Frame 1 (no input): blank canvas, image omitted
Frame 60 (the mouse pressed at the canvas centre just before this capture): blank canvas, image omitted
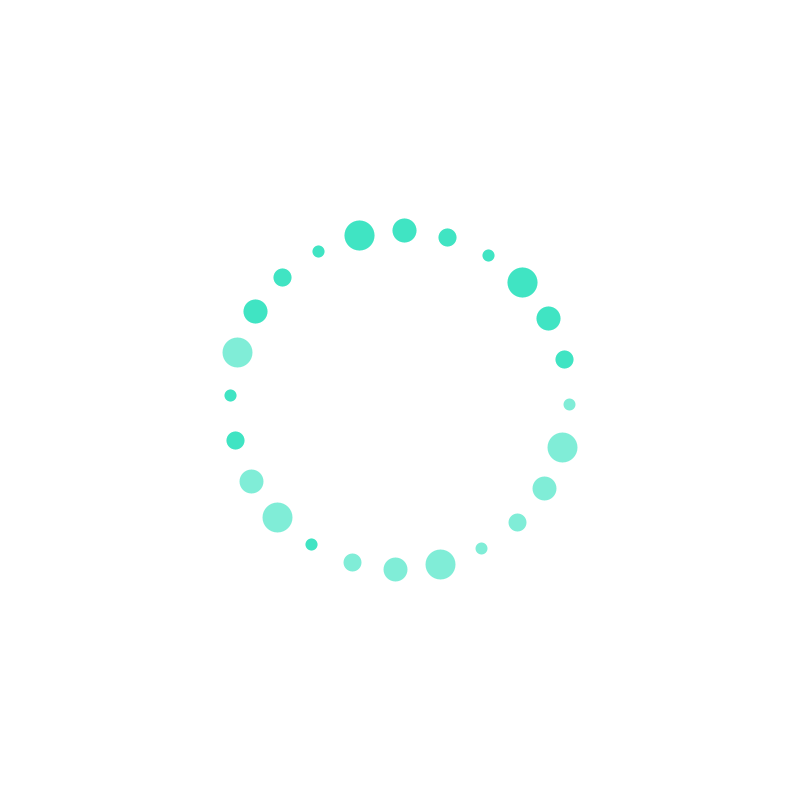
Frame 120 (the mouse held since frame 60 and released just before this capture)

The Processing sketch whose frames 1 and 60 were blank and that drew this single picture after the mouse press (run headless with seeded random() and noise(); from frame 60 on, the mouse is pressed at the canvas centre):

// Processing sketch: processing_43442
// ── processing_43442.pde

float x, y;
float radius;
float angle = 0.0;
int centX = 0; 
int centY = 0;

void setup() {
  size(800, 800);
  smooth();
}

void draw() {
  background(255);
  
  translate(width/2, height/2);
  
  float circleAlpha = map(mouseX, 0, width, 0, 255);
  float circleScale = map(mouseX, 0, width, 0, 1.2);
  scale(circleScale);
  
  rotate(angle);
  angle += -.002;
  
  for (float ang = -90; ang <= 360; ang += 60) {
    float radius = dist(width/2, height/2, 600, 600);
    float rad = radians(ang);
    x = centX + (radius * cos(rad)); 
    y = centY + (radius * sin(rad));
    stroke(0, 218, 174, circleAlpha);
    strokeWeight(50);
    point(x, y);
  }

  for (float ang = -135; ang <= 360; ang += 60) {
    float radius = dist(width/2, height/2, 600, 600);
    float rad = radians(ang);
    x = centX + (radius * cos(rad)); 
    y = centY + (radius * sin(rad));
    strokeWeight(40);
    point(x, y);
  }

  for (float ang = -180; ang <= 360; ang += 60) {
    float radius = dist(width/2, height/2, 600, 600);
    float rad = radians(ang);
    x = centX + (radius * cos(rad)); 
    y = centY + (radius * sin(rad));
    strokeWeight(30);
    point(x, y);
  }

  for (float ang = -225; ang <= 360; ang += 60) {
    float radius = dist(width/2, height/2, 600, 600);
    float rad = radians(ang);
    x = centX + (radius * cos(rad)); 
    y = centY + (radius * sin(rad));
    strokeWeight(20);
    point(x, y);
  }
}
